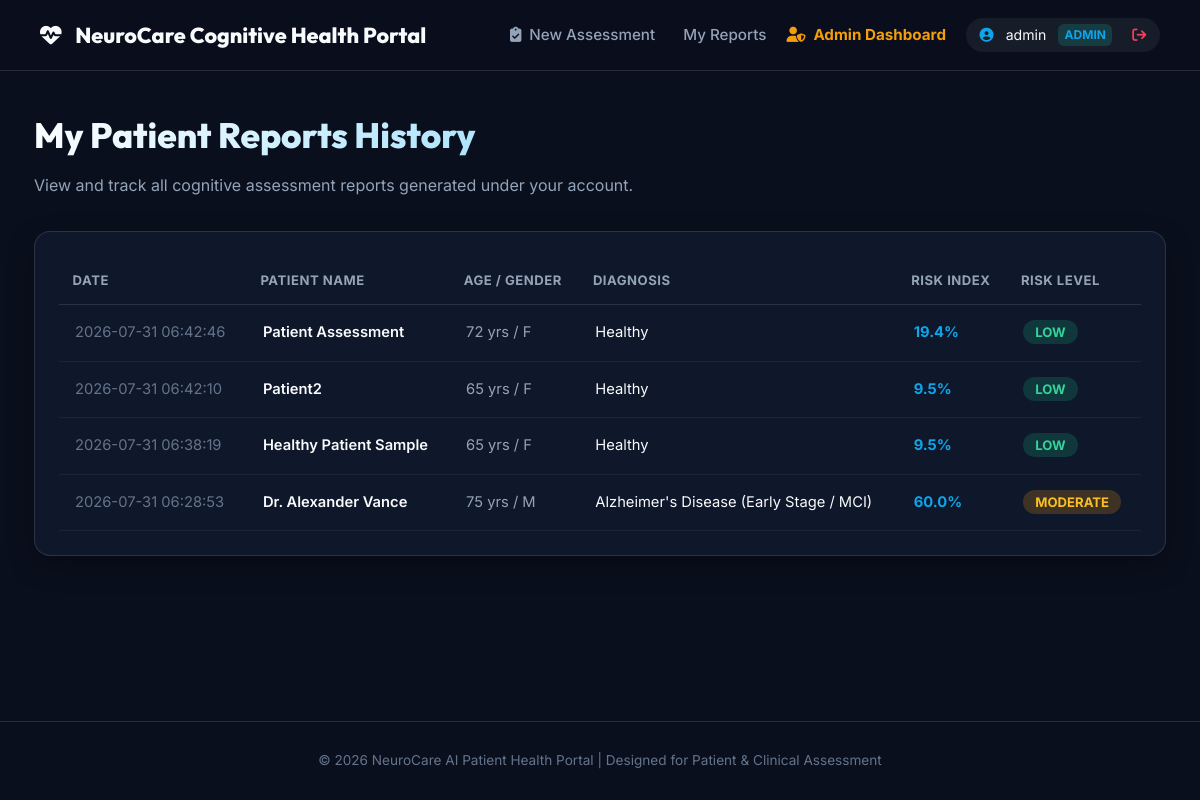
The app's page /my-reports (signed in), older data.
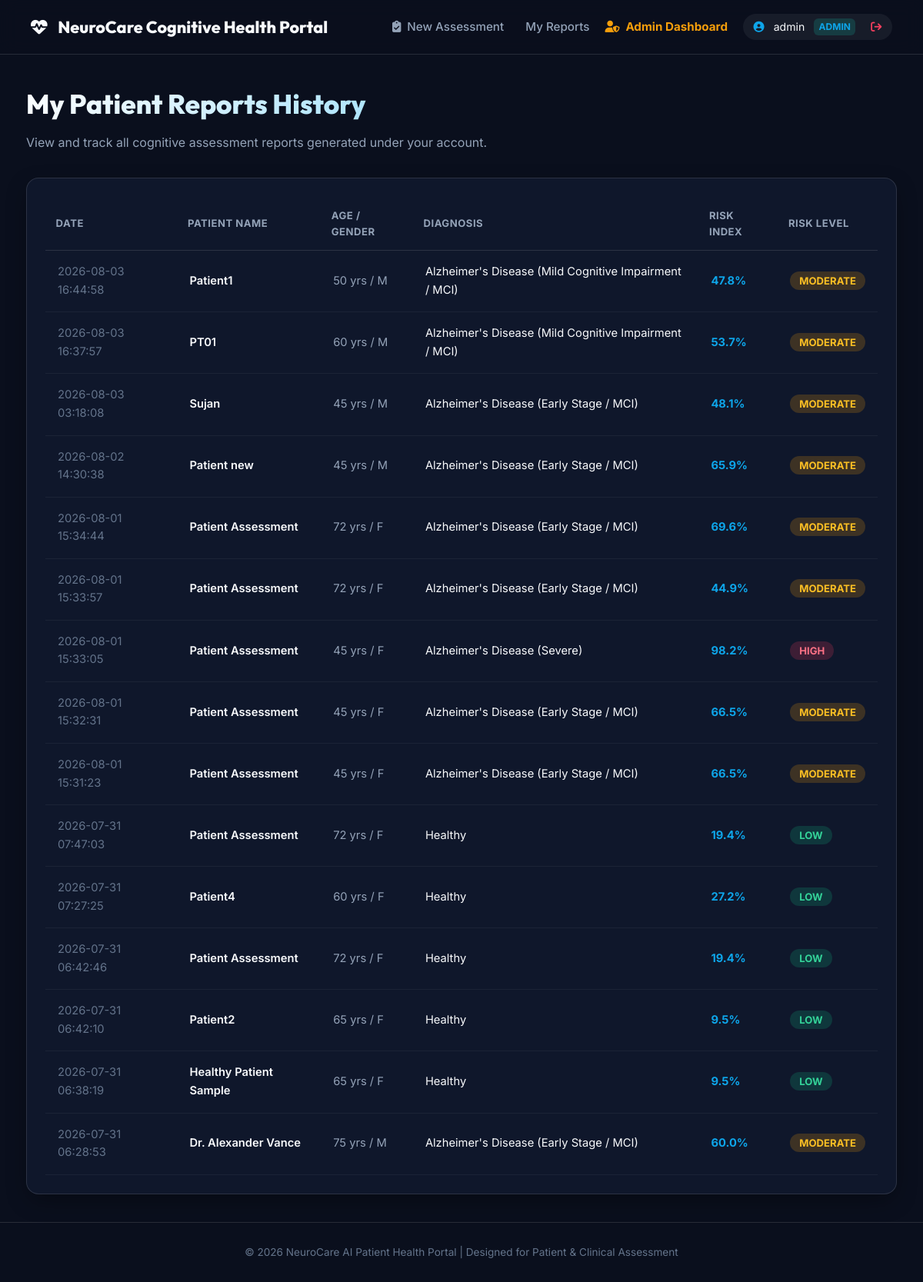
The same page, newer data.
### tables this page shows
CREATE TABLE reports (
            id INTEGER PRIMARY KEY AUTOINCREMENT,
            user_id INTEGER,
            patient_name TEXT NOT NULL,
            age INTEGER,
            gender TEXT,
            diagnosis TEXT NOT NULL,
            final_probability_pct REAL NOT NULL,
            risk_level TEXT NOT NULL,
            confidence_score REAL NOT NULL,
            cognitive_prob REAL NOT NULL,
            eeg_prob REAL NOT NULL,
            speech_prob REAL NOT NULL,
            created_at TIMESTAMP DEFAULT CURRENT_TIMESTAMP,
            FOREIGN KEY (user_id) REFERENCES users (id)
        );

### app.py (the view)
@app.route('/my-reports')
def my_reports():
    if not session.get('user'):
        return render_template('portal_landing.html', error="Please sign in to view your assessment reports.")
    user_id = session['user'].get('id', 1)
    reports = get_user_reports(user_id)
    return render_template('my_reports.html', reports=reports)

### database.py (called while the page is built)
def get_db_connection():
    conn = sqlite3.connect(DB_PATH)
    conn.row_factory = sqlite3.Row
    return conn

def get_user_reports(user_id):
    conn = get_db_connection()
    cursor = conn.cursor()
    cursor.execute(
        "SELECT * FROM reports WHERE user_id = ? ORDER BY created_at DESC",
        (user_id,)
    )
    reports = [dict(r) for r in cursor.fetchall()]
    conn.close()
    return reports

### templates/my_reports.html (shortened to what this page needs)
{% extends "base.html" %}
{% block content %}
<div style="margin-bottom: 2rem;">
    <h1 class="hero-title" style="text-align: left; font-size: 2.2rem;">My Patient Reports History</h1>
    <p style="color: var(--text-secondary);">View and track all cognitive assessment reports generated under your account.</p>
</div>
{% if reports %}
    <div class="glass-panel" style="padding: 1.5rem; overflow-x: auto;">
        <table style="width: 100%; border-collapse: collapse; text-align: left; font-size: 0.92rem;">
            <thead>
                <tr style="border-bottom: 1px solid var(--border-color); color: var(--text-secondary); font-size: 0.82rem; text-transform: uppercase; letter-spacing: 0.5px;">
                    <th style="padding: 0.85rem;">Date</th>
                    <th style="padding: 0.85rem;">Patient Name</th>
                    <th style="padding: 0.85rem;">Age / Gender</th>
                    <th style="padding: 0.85rem;">Diagnosis</th>
                    <th style="padding: 0.85rem;">Risk Index</th>
                    <th style="padding: 0.85rem;">Risk Level</th>
                </tr>
            </thead>
            <tbody>
                {% for r in reports %}
                    <tr style="border-bottom: 1px solid rgba(255,255,255,0.05);">
                        <td style="padding: 1rem; color: var(--text-muted);">{{ r.created_at }}</td>
                        <td style="padding: 1rem; font-weight: 600;">{{ r.patient_name }}</td>
                        <td style="padding: 1rem; color: var(--text-secondary);">{{ r.age }} yrs / {{ r.gender }}</td>
                        <td style="padding: 1rem;">{{ r.diagnosis }}</td>
                        <td style="padding: 1rem; font-weight: 700; color: var(--accent-teal);">{{ r.final_probability_pct }}%</td>
                        <td style="padding: 1rem;">
                            {% if r.risk_level == 'High' %}
                                <span style="background: rgba(244, 63, 94, 0.2); color: #fb7185; padding: 0.25rem 0.75rem; border-radius: 12px; font-size: 0.82rem; font-weight: 700;">HIGH</span>
                            {% elif r.risk_level == 'Moderate' %}
                                <span style="background: rgba(245, 158, 11, 0.2); color: #fbbf24; padding: 0.25rem 0.75rem; border-radius: 12px; font-size: 0.82rem; font-weight: 700;">MODERATE</span>
                            {% else %}
                                <span style="background: rgba(16, 185, 129, 0.2); color: #34d399; padding: 0.25rem 0.75rem; border-radius: 12px; font-size: 0.82rem; font-weight: 700;">LOW</span>
                            {% endif %}
                        </td>
                    </tr>
                {% endfor %}
            </tbody>
        </table>
    </div>
{% endif %}
{% endblock %}

Row changes from the older to the newer data that the page shows:
added reports: created_at "2026-08-03 16:44:58", patient_name "Patient1", age "50", gender "M", diagnosis "Alzheimer's Disease (Mild Cognitive Impairment / MCI)", final_probability_pct "47.8", risk_level "MODERATE"
added reports: created_at "2026-08-03 16:37:57", patient_name "PT01", age "60", gender "M", diagnosis "Alzheimer's Disease (Mild Cognitive Impairment / MCI)", final_probability_pct "53.7", risk_level "MODERATE"
added reports: created_at "2026-08-03 03:18:08", patient_name "Sujan", age "45", gender "M", diagnosis "Alzheimer's Disease (Early Stage / MCI)", final_probability_pct "48.1", risk_level "MODERATE"
added reports: created_at "2026-08-02 14:30:38", patient_name "Patient new", age "45", gender "M", diagnosis "Alzheimer's Disease (Early Stage / MCI)", final_probability_pct "65.9", risk_level "MODERATE"
added reports: created_at "2026-08-01 15:34:44", patient_name "Patient Assessment", age "72", gender "F", diagnosis "Alzheimer's Disease (Early Stage / MCI)", final_probability_pct "69.6", risk_level "MODERATE"
added reports: created_at "2026-08-01 15:33:57", patient_name "Patient Assessment", age "72", gender "F", diagnosis "Alzheimer's Disease (Early Stage / MCI)", final_probability_pct "44.9", risk_level "MODERATE"
added reports: created_at "2026-08-01 15:33:05", patient_name "Patient Assessment", age "45", gender "F", diagnosis "Alzheimer's Disease (Severe)", final_probability_pct "98.2", risk_level "HIGH"
added reports: created_at "2026-08-01 15:32:31", patient_name "Patient Assessment", age "45", gender "F", diagnosis "Alzheimer's Disease (Early Stage / MCI)", final_probability_pct "66.5", risk_level "MODERATE"
added reports: created_at "2026-08-01 15:31:23", patient_name "Patient Assessment", age "45", gender "F", diagnosis "Alzheimer's Disease (Early Stage / MCI)", final_probability_pct "66.5", risk_level "MODERATE"
added reports: created_at "2026-07-31 07:47:03", patient_name "Patient Assessment", age "72", gender "F", diagnosis "Healthy", final_probability_pct "19.4", risk_level "LOW"
added reports: created_at "2026-07-31 07:27:25", patient_name "Patient4", age "60", gender "F", diagnosis "Healthy", final_probability_pct "27.2", risk_level "LOW"
